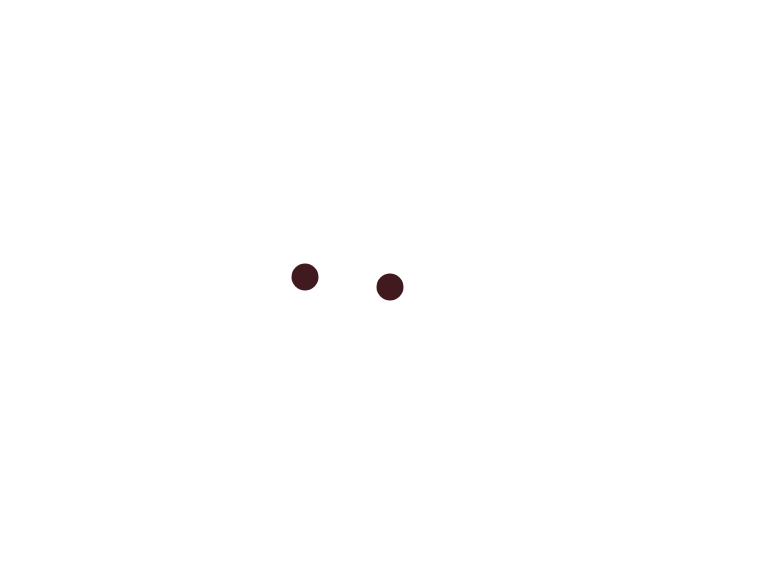
Frame 1 (no input)
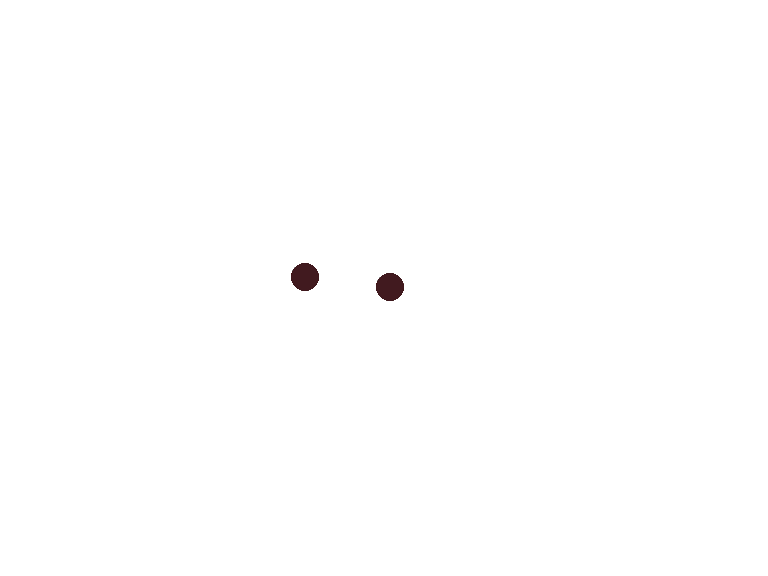
Frame 60 (no input)
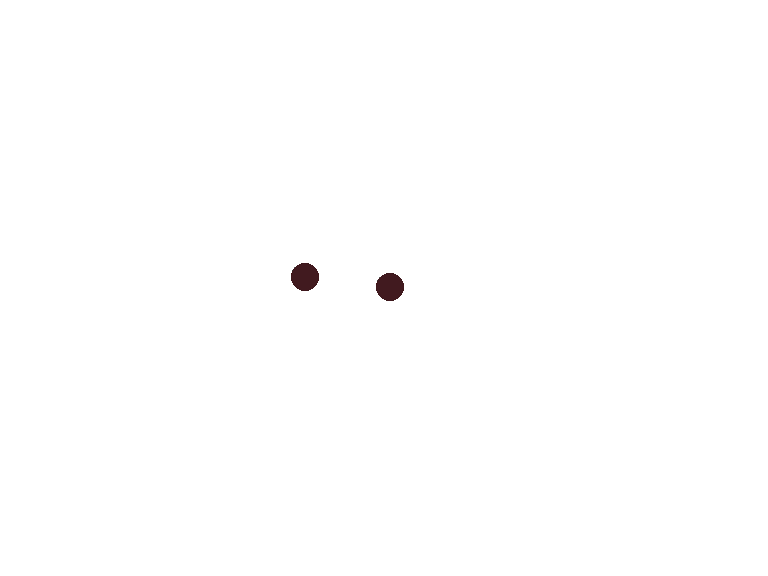
Frame 120 (the mouse pressed at the canvas centre since frame 60)

The p5.js sketch that drew these frames (run headless with seeded random() and noise() and a simulated clock; from frame 60 on, the mouse is pressed at the canvas centre):

// p5.js sketch
// ── sketch.js
const IMAGE_WIDTH = 768;
const IMAGE_HEIGHT = 576;
const EYE_COLOR = `#411a1f`;
const EYE_DIAMETER = 27;
const NOSE_COLOR = `#c1857a`;
const NOSE_DIAMETER = 30;

function drawEyes() {
    /* Cancel the default black border around the ellipse. */
    noStroke();

    /* Set a color to fill the ellipse. */
    fill(EYE_COLOR);

    /* Draw the left eye. */
    ellipse(305, 277, EYE_DIAMETER, EYE_DIAMETER);

    /* Draw the right eye. */
    ellipse(390, 287, EYE_DIAMETER, EYE_DIAMETER);
}

function setup() {
    /* Set the dimensions of the canvas to the width and height of the image. */
    createCanvas(IMAGE_WIDTH, IMAGE_HEIGHT);
}

function draw() {
    drawEyes();
}
